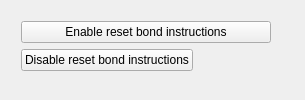
            <widget class="QWidget" name="page_22">
             <property name="geometry">
              <rect>
               <x>0</x>
               <y>0</y>
               <width>304</width>
               <height>100</height>
              </rect>
             </property>
             <attribute name="label">
              <string>Disable/enable all reset bond instructions</string>
             </attribute>
             <layout class="QGridLayout" name="gridLayout_18">
              <item row="0" column="0">
               <layout class="QVBoxLayout" name="verticalLayout_23">
                <property name="leftMargin">
                 <number>10</number>
                </property>
                <property name="topMargin">
                 <number>10</number>
                </property>
                <property name="rightMargin">
                 <number>10</number>
                </property>
                <property name="bottomMargin">
                 <number>10</number>
                </property>
                <item>
                 <layout class="QHBoxLayout" name="horizontalLayout_35">
                  <item>
                   <widget class="QPushButton" name="armRBBut">
                    <property name="minimumSize">
                     <size>
                      <width>250</width>
                      <height>0</height>
                     </size>
                    </property>
                    <property name="maximumSize">
                     <size>
                      <width>250</width>
                      <height>16777215</height>
                     </size>
                    </property>
                    <property name="text">
                     <string>Enable reset bond instructions</string>
                    </property>
                   </widget>
                  </item>
                  <item>
                   <widget class="QLabel" name="armRBLab">
                    <property name="text">
                     <string/>
                    </property>
                   </widget>
                  </item>
                 </layout>
                </item>
                <item>
                 <layout class="QHBoxLayout" name="horizontalLayout_34">
                  <item>
                   <widget class="QPushButton" name="disarmRBBut">
                    <property name="maximumSize">
                     <size>
                      <width>250</width>
                      <height>16777215</height>
                     </size>
                    </property>
                    <property name="text">
                     <string>Disable reset bond instructions</string>
                    </property>
                   </widget>
                  </item>
                  <item>
                   <widget class="QLabel" name="disarmRBLab">
                    <property name="text">
                     <string/>
                    </property>
                   </widget>
                  </item>
                 </layout>
                </item>
                <item>
                 <spacer name="verticalSpacer_28">
                  <property name="orientation">
                   <enum>Qt::Vertical</enum>
                  </property>
                  <property name="sizeHint" stdset="0">
                   <size>
                    <width>20</width>
                    <height>40</height>
                   </size>
                  </property>
                 </spacer>
                </item>
               </layout>
              </item>
             </layout>
            </widget>
